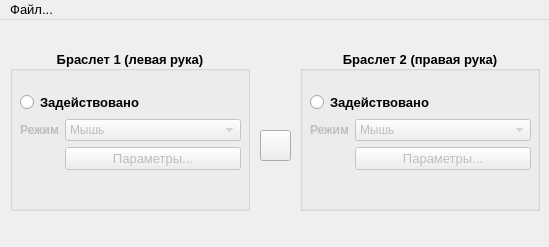
<?xml version="1.0" encoding="UTF-8"?>
<ui version="4.0">
 <class>MainWindow</class>
 <widget class="QMainWindow" name="MainWindow">
  <property name="geometry">
   <rect>
    <x>0</x>
    <y>0</y>
    <width>549</width>
    <height>247</height>
   </rect>
  </property>
  <property name="font">
   <font>
    <pointsize>10</pointsize>
    <weight>50</weight>
    <bold>false</bold>
   </font>
  </property>
  <property name="windowTitle">
   <string>Mioband 0.3</string>
  </property>
  <property name="documentMode">
   <bool>false</bool>
  </property>
  <property name="tabShape">
   <enum>QTabWidget::Rounded</enum>
  </property>
  <widget class="QWidget" name="centralwidget">
   <widget class="QGroupBox" name="LeftBandGroupBox">
    <property name="enabled">
     <bool>true</bool>
    </property>
    <property name="geometry">
     <rect>
      <x>10</x>
      <y>30</y>
      <width>240</width>
      <height>161</height>
     </rect>
    </property>
    <property name="font">
     <font>
      <pointsize>10</pointsize>
      <weight>75</weight>
      <bold>true</bold>
     </font>
    </property>
    <property name="title">
     <string>Браслет 1 (левая рука)</string>
    </property>
    <property name="alignment">
     <set>Qt::AlignCenter</set>
    </property>
    <widget class="QWidget" name="verticalLayoutWidget">
     <property name="geometry">
      <rect>
       <x>10</x>
       <y>20</y>
       <width>221</width>
       <height>121</height>
      </rect>
     </property>
     <layout class="QVBoxLayout" name="LeftBandVerticalLayout">
      <item>
       <layout class="QFormLayout" name="LeftBandFormLayout">
        <property name="formAlignment">
         <set>Qt::AlignCenter</set>
        </property>
        <item row="1" column="0">
         <widget class="QLabel" name="LeftBandModeLabel">
          <property name="enabled">
           <bool>false</bool>
          </property>
          <property name="font">
           <font>
            <pointsize>9</pointsize>
            <weight>75</weight>
            <bold>true</bold>
           </font>
          </property>
          <property name="text">
           <string>Режим</string>
          </property>
         </widget>
        </item>
        <item row="1" column="1">
         <widget class="QComboBox" name="LeftBandModeComboBox">
          <property name="enabled">
           <bool>false</bool>
          </property>
          <property name="font">
           <font>
            <pointsize>9</pointsize>
            <weight>50</weight>
            <bold>false</bold>
           </font>
          </property>
          <item>
           <property name="text">
            <string>Мышь</string>
           </property>
          </item>
          <item>
           <property name="text">
            <string>Клавиатура</string>
           </property>
          </item>
         </widget>
        </item>
        <item row="0" column="0" colspan="2">
         <widget class="QRadioButton" name="LeftBandEnabled">
          <property name="text">
           <string>Задействовано</string>
          </property>
         </widget>
        </item>
        <item row="2" column="1">
         <widget class="QPushButton" name="LeftBandConfigButton">
          <property name="enabled">
           <bool>false</bool>
          </property>
          <property name="font">
           <font>
            <weight>50</weight>
            <bold>false</bold>
           </font>
          </property>
          <property name="text">
           <string>Параметры...</string>
          </property>
         </widget>
        </item>
       </layout>
      </item>
     </layout>
    </widget>
   </widget>
   <widget class="QGroupBox" name="RightBandGroupBox">
    <property name="enabled">
     <bool>true</bool>
    </property>
    <property name="geometry">
     <rect>
      <x>300</x>
      <y>30</y>
      <width>240</width>
      <height>161</height>
     </rect>
    </property>
    <property name="font">
     <font>
      <pointsize>10</pointsize>
      <weight>75</weight>
      <bold>true</bold>
     </font>
    </property>
    <property name="title">
     <string>Браслет 2 (правая рука)</string>
    </property>
    <property name="alignment">
     <set>Qt::AlignCenter</set>
    </property>
    <widget class="QWidget" name="verticalLayoutWidget_2">
     <property name="geometry">
      <rect>
       <x>10</x>
       <y>20</y>
       <width>221</width>
       <height>121</height>
      </rect>
     </property>
     <layout class="QVBoxLayout" name="RightBandVerticalLayout">
      <item>
       <layout class="QFormLayout" name="RightBandFormLayout">
        <property name="formAlignment">
         <set>Qt::AlignCenter</set>
        </property>
        <item row="1" column="0">
         <widget class="QLabel" name="RightBandModeLabel">
          <property name="enabled">
           <bool>false</bool>
          </property>
          <property name="font">
           <font>
            <pointsize>9</pointsize>
            <weight>75</weight>
            <bold>true</bold>
           </font>
          </property>
          <property name="text">
           <string>Режим</string>
          </property>
         </widget>
        </item>
        <item row="1" column="1">
         <widget class="QComboBox" name="RightBandModeComboBox">
          <property name="enabled">
           <bool>false</bool>
          </property>
          <property name="font">
           <font>
            <pointsize>9</pointsize>
            <weight>50</weight>
            <bold>false</bold>
           </font>
          </property>
          <item>
           <property name="text">
            <string>Мышь</string>
           </property>
          </item>
          <item>
           <property name="text">
            <string>Клавиатура</string>
           </property>
          </item>
         </widget>
        </item>
        <item row="0" column="0" colspan="2">
         <widget class="QRadioButton" name="RightBandEnabled">
          <property name="text">
           <string>Задействовано</string>
          </property>
         </widget>
        </item>
        <item row="2" column="1">
         <widget class="QPushButton" name="RightBandConfigButton">
          <property name="enabled">
           <bool>false</bool>
          </property>
          <property name="font">
           <font>
            <weight>50</weight>
            <bold>false</bold>
           </font>
          </property>
          <property name="text">
           <string>Параметры...</string>
          </property>
         </widget>
        </item>
       </layout>
      </item>
     </layout>
    </widget>
   </widget>
   <widget class="QPushButton" name="SwapBandsButton">
    <property name="geometry">
     <rect>
      <x>260</x>
      <y>110</y>
      <width>31</width>
      <height>31</height>
     </rect>
    </property>
    <property name="text">
     <string/>
    </property>
    <property name="icon">
     <iconset>
      <normaloff>swap.png</normaloff>swap.png</iconset>
    </property>
   </widget>
  </widget>
  <widget class="QStatusBar" name="statusbar">
   <property name="sizeGripEnabled">
    <bool>false</bool>
   </property>
  </widget>
  <widget class="QMenuBar" name="MenuBar">
   <property name="enabled">
    <bool>true</bool>
   </property>
   <property name="geometry">
    <rect>
     <x>0</x>
     <y>0</y>
     <width>549</width>
     <height>23</height>
    </rect>
   </property>
   <property name="font">
    <font>
     <family>Segoe UI</family>
     <pointsize>10</pointsize>
     <weight>50</weight>
     <bold>false</bold>
     <kerning>false</kerning>
    </font>
   </property>
   <property name="nativeMenuBar">
    <bool>false</bool>
   </property>
   <widget class="QMenu" name="FileMenu">
    <property name="title">
     <string>Файл...</string>
    </property>
    <addaction name="FileMenuImportConfig"/>
    <addaction name="FileMenuExportConfig"/>
   </widget>
   <addaction name="FileMenu"/>
  </widget>
  <action name="FileMenuImportConfig">
   <property name="text">
    <string>Импорт конфигурации</string>
   </property>
   <property name="font">
    <font>
     <pointsize>9</pointsize>
     <weight>50</weight>
     <italic>false</italic>
     <bold>false</bold>
     <kerning>false</kerning>
    </font>
   </property>
  </action>
  <action name="FileMenuExportConfig">
   <property name="text">
    <string>Экспорт конфигурации</string>
   </property>
  </action>
 </widget>
 <resources/>
 <connections/>
</ui>
